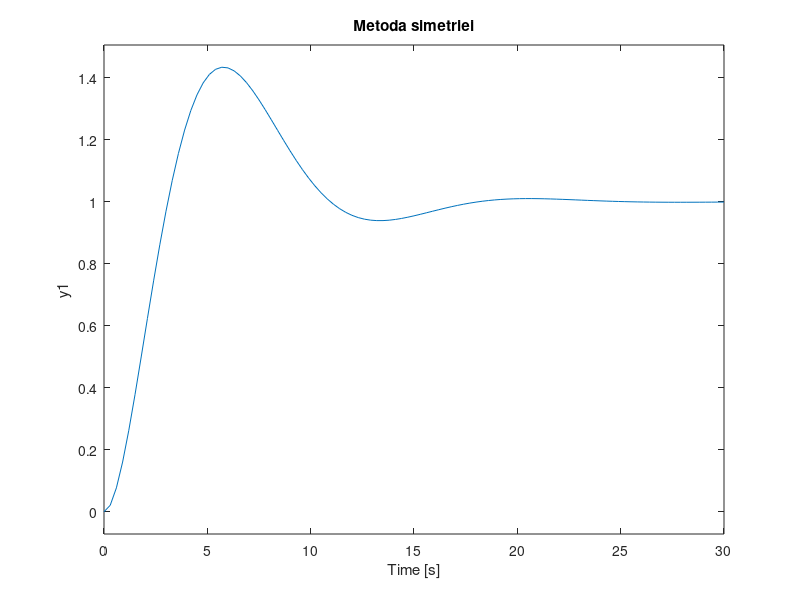
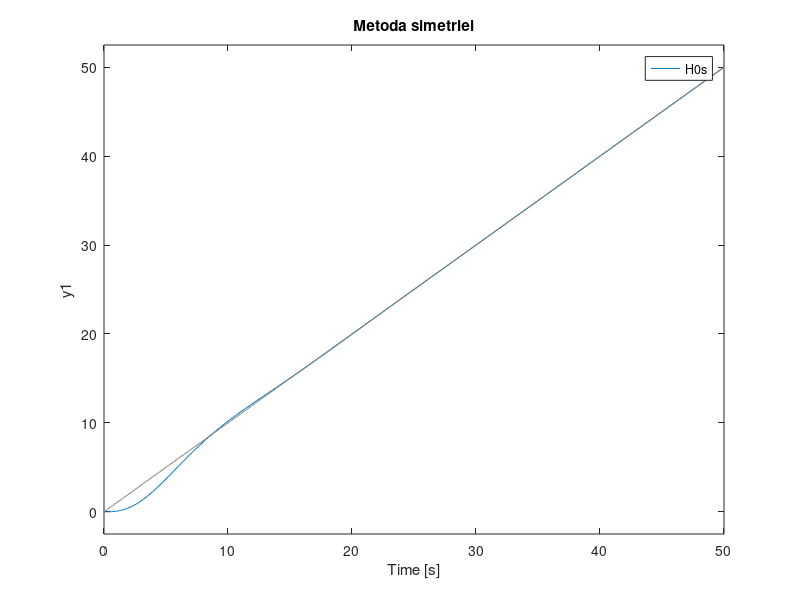
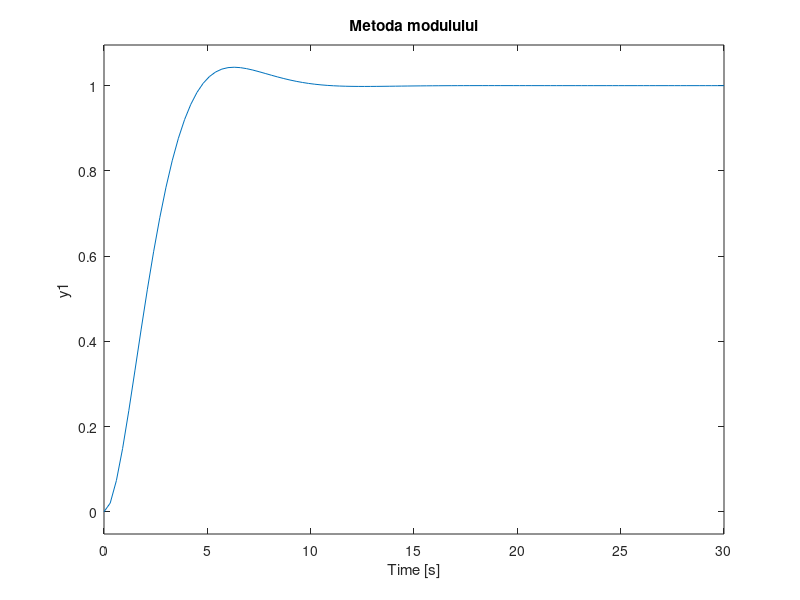
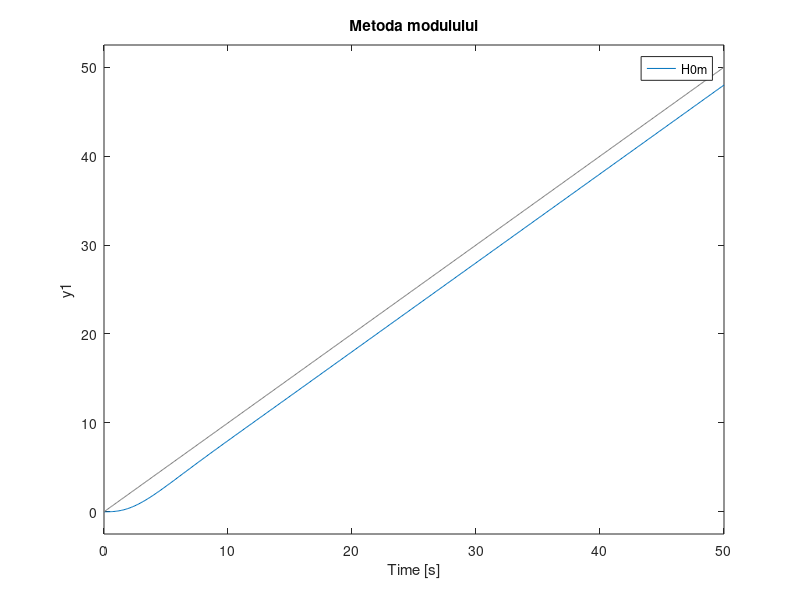

Source code (MATLAB) for these figures, in order:
clear variables
close all

Kf = 5;
Tf = 5;
Hf = tf(Kf, [Tf 1 0]);
Tsigma = 1;

%% Metoda simetriei

Hds = tf([4*Tsigma 1], [8*Tsigma^2*Tsigma^3 8*Tsigma^2 0 0]);
Hcs = zpk(minreal(Hds/Hf))
H0s = feedback(Hf * Hcs, 1) % closed loop
figure,
step(H0s); title('Metoda simetriei');
grid;
t = 0:0.1:50;
figure,
lsim(H0s, t, t); title('Metoda simetriei'); grid;


%% Metoda modulului

Hdm = tf(1, [2*Tsigma^2 2*Tsigma 0]);
Hcm = zpk(minreal(Hdm/Hf))
H0m = feedback(Hf * Hcm, 1) % closed loop
figure,
step(H0m); title('Metoda modulului'); 
grid;

ov = 0.432;
ts = 8 * Tsigma;
e_stv = 2 * Tsigma;
cv = 1/e_stv;

t = 0:0.1:50;
figure,
lsim(H0m, t, t); title('Metoda modulului');
grid;
